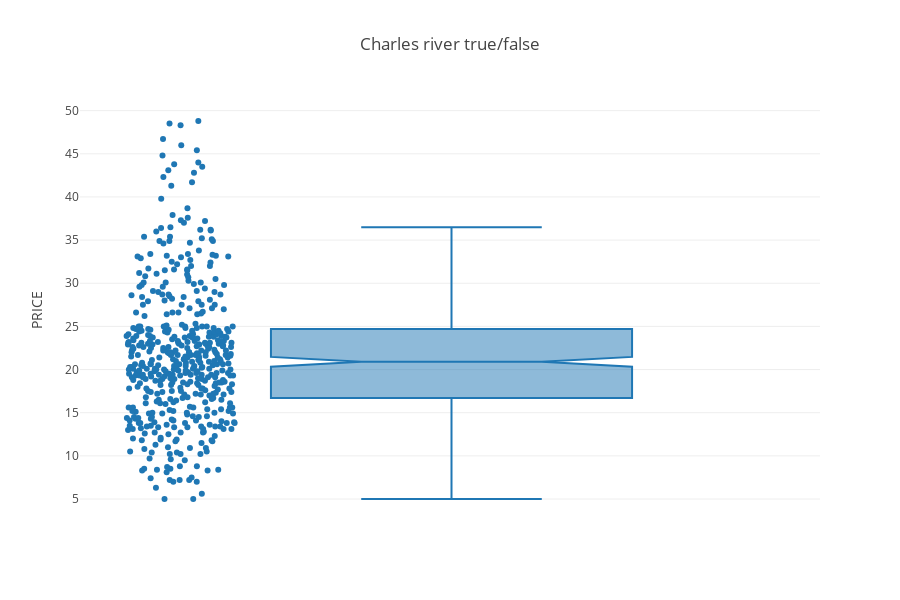

This figure's notebook cell:
### Code cell
fig = px.box(dfc, y="PRICE", points="all",
             notched=True, # used notched shape
             title="Charles river true/false" )




fig.show()

### Figure 1 — Plotly figure (JSON) as saved in the notebook; plotly's stock layout.template omitted (floating-point values rounded to 4 significant figures; data arrays with more than 128 entries replaced by an {"elided": "..."} marker saying what was removed)
{"data": [{"alignmentgroup": "True", "boxpoints": "all", "hoverlabel": {"namelength": 0}, "hovertemplate": "PRICE=%{y}", "legendgroup": "", "marker": {"color": "#1F77B4"}, "name": "", "notched": true, "offsetgroup": "", "orientation": "v", "showlegend": false, "type": "box", "x0": " ", "xaxis": "x", "y": {"elided": "490 float values"}, "y0": " ", "yaxis": "y"}], "layout": {"boxmode": "group", "height": 600, "legend": {"tracegroupgap": 0}, "title": {"text": "Charles river true/false"}, "xaxis": {"anchor": "y", "domain": [0, 1]}, "yaxis": {"anchor": "x", "domain": [0, 1], "title": {"text": "PRICE"}}}}
